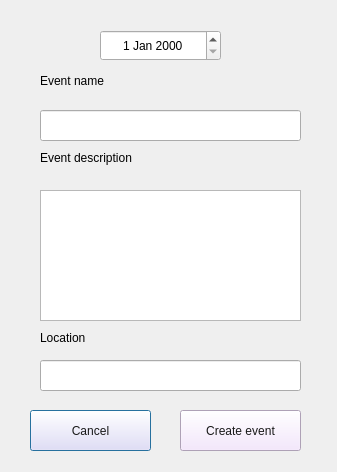
<?xml version="1.0" encoding="UTF-8"?>
<ui version="4.0">
 <class>dialog_new_event</class>
 <widget class="QDialog" name="dialog_new_event">
  <property name="geometry">
   <rect>
    <x>0</x>
    <y>0</y>
    <width>337</width>
    <height>472</height>
   </rect>
  </property>
  <property name="windowTitle">
   <string>Dialog</string>
  </property>
  <widget class="QLabel" name="label">
   <property name="geometry">
    <rect>
     <x>40</x>
     <y>70</y>
     <width>101</width>
     <height>21</height>
    </rect>
   </property>
   <property name="styleSheet">
    <string notr="true">font: 10pt &quot;Microsoft YaHei&quot;;</string>
   </property>
   <property name="text">
    <string>Event name</string>
   </property>
  </widget>
  <widget class="QLineEdit" name="txt_event_name">
   <property name="geometry">
    <rect>
     <x>40</x>
     <y>110</y>
     <width>261</width>
     <height>31</height>
    </rect>
   </property>
   <property name="text">
    <string/>
   </property>
  </widget>
  <widget class="QLabel" name="label_2">
   <property name="geometry">
    <rect>
     <x>40</x>
     <y>150</y>
     <width>151</width>
     <height>16</height>
    </rect>
   </property>
   <property name="styleSheet">
    <string notr="true">font: 10pt &quot;Microsoft YaHei UI&quot;;</string>
   </property>
   <property name="text">
    <string>Event description</string>
   </property>
  </widget>
  <widget class="QTextEdit" name="txt_event_description">
   <property name="geometry">
    <rect>
     <x>40</x>
     <y>190</y>
     <width>261</width>
     <height>131</height>
    </rect>
   </property>
   <property name="html">
    <string>&lt;!DOCTYPE HTML PUBLIC &quot;-//W3C//DTD HTML 4.0//EN&quot; &quot;http://www.w3.org/TR/REC-html40/strict.dtd&quot;&gt;
&lt;html&gt;&lt;head&gt;&lt;meta name=&quot;qrichtext&quot; content=&quot;1&quot; /&gt;&lt;style type=&quot;text/css&quot;&gt;
p, li { white-space: pre-wrap; }
&lt;/style&gt;&lt;/head&gt;&lt;body style=&quot; font-family:'MS Shell Dlg 2'; font-size:7.8pt; font-weight:400; font-style:normal;&quot;&gt;
&lt;p style=&quot;-qt-paragraph-type:empty; margin-top:0px; margin-bottom:0px; margin-left:0px; margin-right:0px; -qt-block-indent:0; text-indent:0px;&quot;&gt;&lt;br /&gt;&lt;/p&gt;&lt;/body&gt;&lt;/html&gt;</string>
   </property>
  </widget>
  <widget class="QLineEdit" name="txt_location">
   <property name="geometry">
    <rect>
     <x>40</x>
     <y>360</y>
     <width>261</width>
     <height>31</height>
    </rect>
   </property>
   <property name="text">
    <string/>
   </property>
  </widget>
  <widget class="QLabel" name="label_3">
   <property name="geometry">
    <rect>
     <x>40</x>
     <y>330</y>
     <width>91</width>
     <height>16</height>
    </rect>
   </property>
   <property name="styleSheet">
    <string notr="true">font: 10pt &quot;Microsoft YaHei UI&quot;;</string>
   </property>
   <property name="text">
    <string>Location</string>
   </property>
  </widget>
  <widget class="QPushButton" name="btn_cancel">
   <property name="geometry">
    <rect>
     <x>30</x>
     <y>410</y>
     <width>121</width>
     <height>41</height>
    </rect>
   </property>
   <property name="styleSheet">
    <string notr="true">QPushButton{
	font: 10pt &quot;Microsoft YaHei UI&quot;;
	color: rgb(25, 25, 25);
	background-color: rgb(243, 225, 255);
	
}
QPushButton:hover{
background-color: rgb(228, 196, 255)
}
</string>
   </property>
   <property name="text">
    <string>Cancel</string>
   </property>
  </widget>
  <widget class="QPushButton" name="btn_Create_event">
   <property name="geometry">
    <rect>
     <x>180</x>
     <y>410</y>
     <width>121</width>
     <height>41</height>
    </rect>
   </property>
   <property name="styleSheet">
    <string notr="true">QPushButton{
	font: 10pt &quot;Microsoft YaHei UI&quot;;
	color: rgb(25, 25, 25);
	background-color: rgb(243, 225, 255);
	
}
QPushButton:hover{
background-color: rgb(228, 196, 255)
}
</string>
   </property>
   <property name="text">
    <string>Create event</string>
   </property>
  </widget>
  <widget class="QDateEdit" name="dateEdit_event">
   <property name="geometry">
    <rect>
     <x>100</x>
     <y>30</y>
     <width>121</width>
     <height>31</height>
    </rect>
   </property>
   <property name="styleSheet">
    <string notr="true">font: 10pt &quot;Microsoft YaHei UI&quot;;</string>
   </property>
   <property name="alignment">
    <set>Qt::AlignCenter</set>
   </property>
  </widget>
 </widget>
 <resources/>
 <connections/>
</ui>
